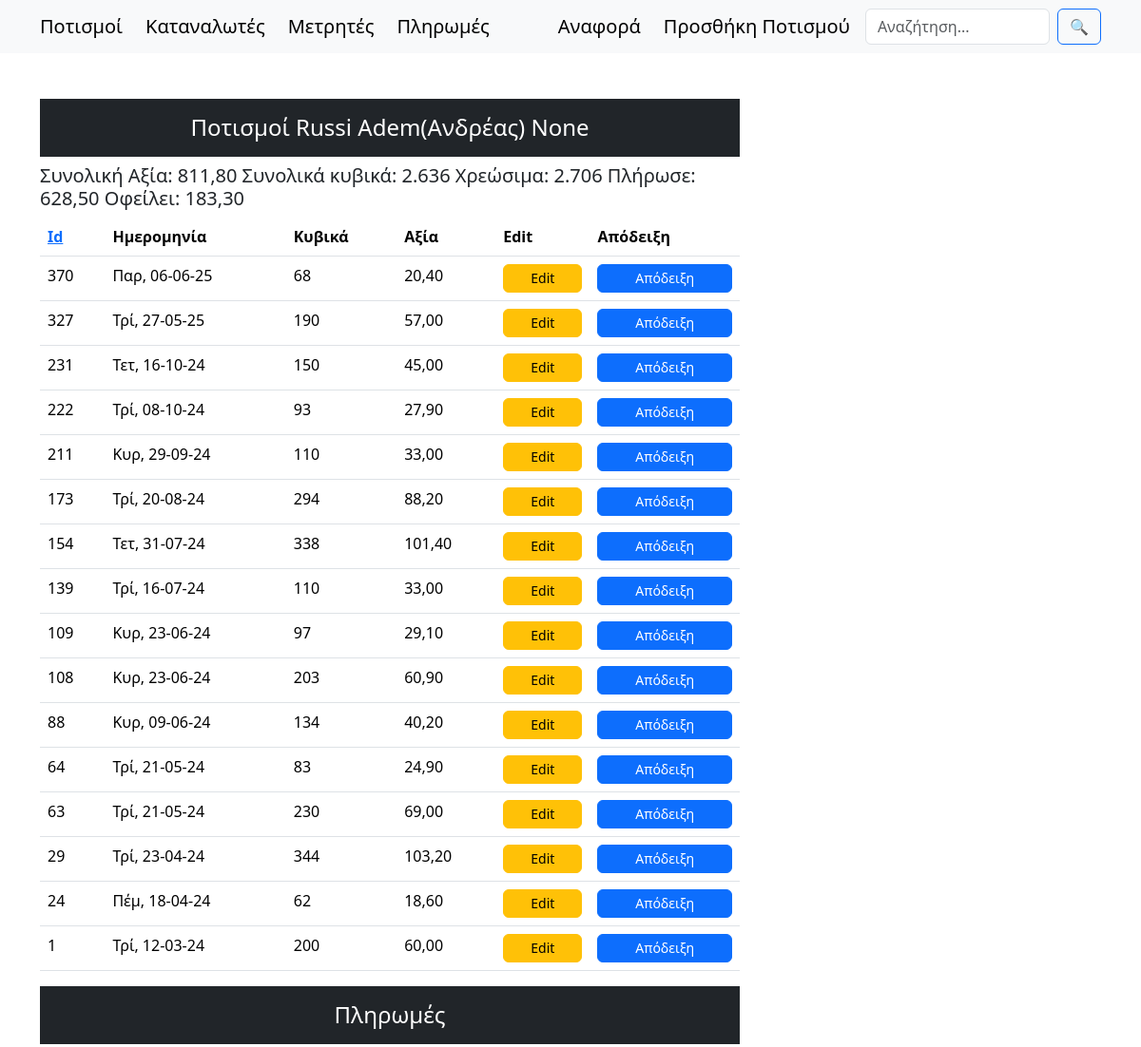
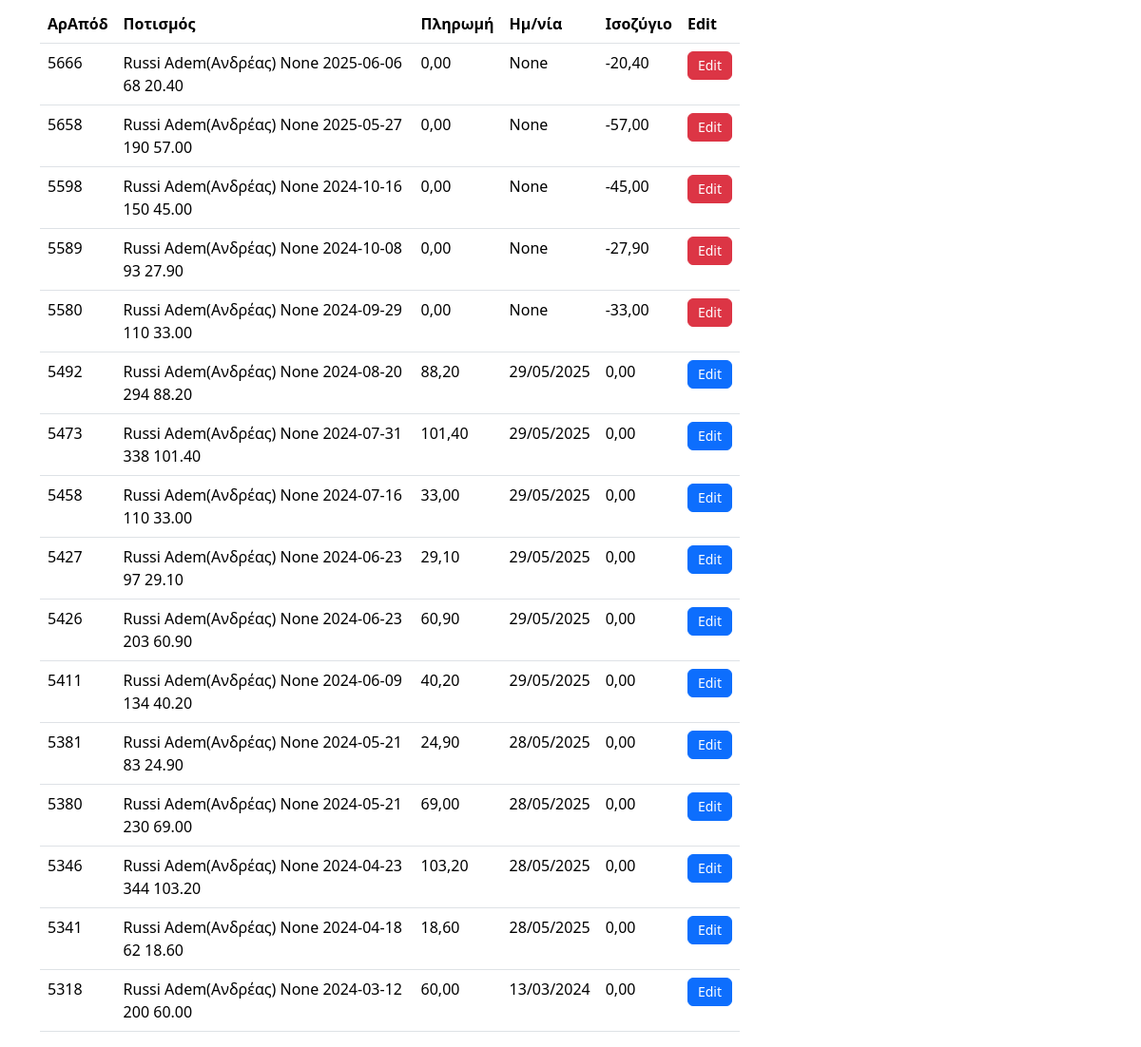
Screenshot of /customerIrrigations/1/ with the database file from the repository (2 pictures, top to bottom).
### synet/models.py (models this page shows, shortened)
class Persons(models.Model):
    surname = models.CharField(max_length=100)
    name = models.CharField(max_length=100, null=True, blank=True)
    fathersName = models.CharField(max_length=100, null=True, blank=True)
    afm = models.CharField(max_length=9, null=True, blank=True, unique=True)
    phone = models.CharField(max_length=10, null=True, blank=True)
    member = models.BooleanField(default=True)  # Είναι μέλος του συνεταιρισμού
    payAsMember = models.BooleanField(default=True)  # Πληρώνει σαν μέλος του συνεταιρισμού
    isActive = models.BooleanField(default=False)  # Είναι ενεργός στον πολιτισμό
    aa = models.IntegerField(null=True, blank=True, unique=True)  # Αύξων αριθμός απόφασης ΔΣ 7/10/2000
    placeOfResidence = models.CharField(max_length=20, null=True, blank=True) # Τόπος διαμονής
    notes = models.CharField(max_length=100, null=True, blank=True)
    class Meta:
        unique_together = ('surname', 'name', 'fathersName')
        ordering = ['surname', 'name', 'fathersName']
    def __str__(self):
        return f"{self.surname} {self.name} {self.fathersName}".strip()  # Αφαιρεί επιπλέον κενά
    @classmethod
    def customers(cls):
        return cls.objects.filter(isActive=True)

class WaterCons(models.Model):
    serialNumber = models.IntegerField(null=True, blank=True)
    date = models.DateField()
    counter = models.ForeignKey(Counters, on_delete=models.SET_NULL, null=True)
    customer = models.ForeignKey(Persons, on_delete=models.SET_NULL, null=True)
    finalIndication = models.IntegerField()
    initialIndication = models.IntegerField()
    intermediateIndication = models.IntegerField(null=True, blank=True)
    cubicMeters = models.IntegerField(null=True, blank=True)
    billableCubicMeters = models.IntegerField(null=True, blank=True)
    hydronomistsCubicMeters = models.DecimalField(max_digits=10, decimal_places=2, null=True, blank=True)
    costPerMeter = models.DecimalField(max_digits=10, decimal_places=2, null=True, blank=True, default=0.30)
    cost = models.DecimalField(max_digits=10, decimal_places=2, null=True, blank=True)
    hydronomistsRight = models.DecimalField(max_digits=10, decimal_places=2, null=True, blank=True)
    viberMsg = models.CharField(max_length=200, null=True, blank=True)
    notes = models.TextField( null=True,blank=True)
    field = models.ForeignKey(Fields, on_delete=models.SET_NULL, null=True, blank=True)
    receipt = models.ForeignKey("Paids", on_delete=models.SET_NULL, null=True, blank=True, related_name="watercons_receipts") # idΑπόδειξης (paids_id)
    def __str__(self):
        return f"{self.customer} {self.date} {self.billableCubicMeters} {self.cost}".strip()  # Αφαιρεί επιπλέον κενά

class Paids(models.Model):
    irrigation = models.ForeignKey(WaterCons, on_delete=models.SET_NULL, null=True, blank=True, related_name="paid_irrigations")
    customer = models.ForeignKey(Persons, on_delete=models.SET_NULL, null=True)
    cost = models.DecimalField(max_digits=10, decimal_places=2, null=True, blank=True)
    receiptNumber = models.IntegerField(null=True, blank=True, unique=True)
    paid = models.DecimalField(max_digits=10, decimal_places=2, null=True, blank=True)
    paymentDate = models.DateField(null=True, blank=True)
    receiver = models.ForeignKey(Receivers, on_delete=models.SET_NULL, null=True, blank=True)
    balance = models.DecimalField(max_digits=10, decimal_places=2, null=True, blank=True)

### synet/views.py (the view)
# urls.py: path('customerIrrigations/<int:customer_id>/', views.customerIrrigations, name="customerIrrigations"),
def customerIrrigations(request, customer_id):
    sort_by = request.GET.get('sort', '-id')
    order = request.GET.get('order', 'asc')
    if order == 'desc':
        sort_by = f'-{sort_by}'  # Προσθέτει "-" για φθίνουσα ταξινόμηση
    data = WaterCons.objects.all().filter(customer_id=customer_id).order_by(sort_by)
    customerPaids = Paids.objects.all().filter(customer=customer_id).order_by(sort_by)
    customer = Persons.customers().filter(id=customer_id).first()
    total_cost = WaterCons.objects.filter(customer_id=customer_id).aggregate(Sum('cost'))['cost__sum']
    total_cubic = WaterCons.objects.filter(customer_id=customer_id).aggregate(Sum('cubicMeters'))['cubicMeters__sum']
    total_billable = WaterCons.objects.filter(customer_id=customer_id).aggregate(Sum('billableCubicMeters'))['billableCubicMeters__sum']
    total_paid = Paids.objects.filter(customer=customer_id).aggregate(Sum('paid'))['paid__sum']
    debt = total_cost - total_paid
    context = {
        'data': data,
        'order': 'asc' if order == 'desc' else 'desc',
        'customer': customer,
        'total_cost': total_cost,
        'total_cubic': total_cubic,
        'total_billable': total_billable,
        'customerPaids': customerPaids,
        'total_paid': total_paid,
        'debt': debt,
        }
    return render(request, 'customerIrrigations.html', context)

### templates/customerIrrigations.html (shortened to what this page needs)
{% extends "main.html" %}
{% load humanize %}
{% block content %}
<div class="container mt-5">
    <div class="row">
        <div class="col-md-8">
          <h4 class="text-center text-white bg-dark p-3 sticky-top">Ποτισμοί {{customer}}</h4>
          <h5>
            Συνολική Αξία: {{ total_cost|floatformat:2|intcomma }}
            Συνολικά κυβικά: {{total_cubic|intcomma}}
            Χρεώσιμα: {{total_billable|intcomma}}
            Πλήρωσε: {{ total_paid|floatformat:2|intcomma }}
            Οφείλει: {{ debt|floatformat:2|intcomma }}
          </h5>
          <table class="table">
              <thead>
                 <tr>
                    <th scope="col"><a href="?sort=id&order={{ order }}">Id</a></th>
                    <th scope="col">Ημερομηνία</th>
                    <th scope="col">Κυβικά</th>
                    <th scope="col">Αξία</th>
                    <th scope="col">Edit</th>
                    <th scope="col">Απόδειξη</th>
                  </tr>
                </thead>
                <tbody>
                    {% for d in data %}
                  <tr>
                    <td scope="row">{{d.id}}</td>
                    <td>{{ d.date|date:"D, d-m-y" }}</td>
                    <td>{{d.billableCubicMeters}}</td>
                    <td>{{d.cost}}</td>
                    <td><a type="button" href="/update-irrigation/{{d.id}}" class="btn btn-warning">Edit</a></td>
                    {% if d.receipt %}
                      <td><a href="{% url 'paids_update' d.receipt.id %}" class="btn btn-primary">Απόδειξη</a></td>
                    {% else %}
                      <td><a href="{% url 'create_payment' d.id %}" class="btn btn-success">Δημιουργία</a></td>
                    {% endif %}
                  </tr>
                  {% endfor %}
                </tbody>
              </table>
            <h4 class="text-center text-white bg-dark p-3">Πληρωμές</h4>
            <table class="table">
                <thead>
                  <tr>
                    <th scope="col">ΑρΑπόδ</th>
                    <th scope="col">Ποτισμός</th>
                    <th scope="col">Πληρωμή</th>
                    <th scope="col">Ημ/νία</th>
                    <th scope="col">Ισοζύγιο</th>
                    <th scope="col">Edit</th>
                  </tr>
                </thead>
                <tbody>
                  {% for d in customerPaids %}
                    <tr>
                      <td>{{d.receiptNumber}}</td>
                      <td>{{d.irrigation}}</td>
                      <td>{{d.paid}}</td>
                      <td>{{d.paymentDate}}</td>
                      <td>{{d.balance}}</td>
                      {% if d.balance == 0 %}
                        <td><a type="button" href="/paids/update/{{d.id}}" class="btn btn-primary">Edit</a></td>
                      {% elif d.balance > 0 %}
                        <td><a type="button" href="/paids/update/{{d.id}}" class="btn btn-success">Edit</a></td>
                      {% elif d.balance < 0 %}
                        <td><a type="button" href="/paids/update/{{d.id}}" class="btn btn-danger">Edit</a></td>
                      {% else %}
                        <td><a type="button" href="/paids/update/{{d.id}}" class="btn btn-warning">Edit</a></td>
                      {% endif %}
                    </tr>
                  {% endfor %}
                </tbody>
              </table>
        </div>
    </div>
</div>
{% endblock content %}

### templates/customerIrrigations.html (style rules this page uses)
td a.btn { display: flex; align-items: center; justify-content: center; height: 30px; padding: 5px 10px; font-size: 14px; }

### rows the page displays
Persons: surname+name+fathersName "Russi Adem(Ανδρέας) None"
WaterCons: id "370", date "Παρ, 06-06-25", billableCubicMeters "68", cost "20,40", shows "Απόδειξη"
WaterCons: id "327", date "Τρί, 27-05-25", billableCubicMeters "190", cost "57,00", shows "Απόδειξη"
WaterCons: id "231", date "Τετ, 16-10-24", billableCubicMeters "150", cost "45,00", shows "Απόδειξη"
WaterCons: id "222", date "Τρί, 08-10-24", billableCubicMeters "93", cost "27,90", shows "Απόδειξη"
WaterCons: id "211", date "Κυρ, 29-09-24", billableCubicMeters "110", cost "33,00", shows "Απόδειξη"
WaterCons: id "173", date "Τρί, 20-08-24", billableCubicMeters "294", cost "88,20", shows "Απόδειξη"
WaterCons: id "154", date "Τετ, 31-07-24", billableCubicMeters "338", cost "101,40", shows "Απόδειξη"
WaterCons: id "139", date "Τρί, 16-07-24", billableCubicMeters "110", cost "33,00", shows "Απόδειξη"
WaterCons: id "109", date "Κυρ, 23-06-24", billableCubicMeters "97", cost "29,10", shows "Απόδειξη"
WaterCons: id "108", date "Κυρ, 23-06-24", billableCubicMeters "203", cost "60,90", shows "Απόδειξη"
WaterCons: id "88", date "Κυρ, 09-06-24", billableCubicMeters "134", cost "40,20", shows "Απόδειξη"
WaterCons: id "64", date "Τρί, 21-05-24", billableCubicMeters "83", cost "24,90", shows "Απόδειξη"
WaterCons: id "63", date "Τρί, 21-05-24", billableCubicMeters "230", cost "69,00", shows "Απόδειξη"
WaterCons: id "29", date "Τρί, 23-04-24", billableCubicMeters "344", cost "103,20", shows "Απόδειξη"
WaterCons: id "24", date "Πέμ, 18-04-24", billableCubicMeters "62", cost "18,60", shows "Απόδειξη"
WaterCons: id "1", date "Τρί, 12-03-24", billableCubicMeters "200", cost "60,00", shows "Απόδειξη"
Paids: receiptNumber "5666", irrigation "Russi Adem(Ανδρέας) None 2025-06-06 68 20.40", paid "0,00", paymentDate "None", balance "-20,40"
Paids: receiptNumber "5658", irrigation "Russi Adem(Ανδρέας) None 2025-05-27 190 57.00", paid "0,00", paymentDate "None", balance "-57,00"
Paids: receiptNumber "5598", irrigation "Russi Adem(Ανδρέας) None 2024-10-16 150 45.00", paid "0,00", paymentDate "None", balance "-45,00"
Paids: receiptNumber "5589", irrigation "Russi Adem(Ανδρέας) None 2024-10-08 93 27.90", paid "0,00", paymentDate "None", balance "-27,90"
Paids: receiptNumber "5580", irrigation "Russi Adem(Ανδρέας) None 2024-09-29 110 33.00", paid "0,00", paymentDate "None", balance "-33,00"
Paids: receiptNumber "5492", irrigation "Russi Adem(Ανδρέας) None 2024-08-20 294 88.20", paid "88,20", paymentDate "29/05/2025", balance "0,00"
Paids: receiptNumber "5473", irrigation "Russi Adem(Ανδρέας) None 2024-07-31 338 101.40", paid "101,40", paymentDate "29/05/2025", balance "0,00"
Paids: receiptNumber "5458", irrigation "Russi Adem(Ανδρέας) None 2024-07-16 110 33.00", paid "33,00", paymentDate "29/05/2025", balance "0,00"
Paids: receiptNumber "5427", irrigation "Russi Adem(Ανδρέας) None 2024-06-23 97 29.10", paid "29,10", paymentDate "29/05/2025", balance "0,00"
Paids: receiptNumber "5426", irrigation "Russi Adem(Ανδρέας) None 2024-06-23 203 60.90", paid "60,90", paymentDate "29/05/2025", balance "0,00"
Paids: receiptNumber "5411", irrigation "Russi Adem(Ανδρέας) None 2024-06-09 134 40.20", paid "40,20", paymentDate "29/05/2025", balance "0,00"
Paids: receiptNumber "5381", irrigation "Russi Adem(Ανδρέας) None 2024-05-21 83 24.90", paid "24,90", paymentDate "28/05/2025", balance "0,00"
Paids: receiptNumber "5380", irrigation "Russi Adem(Ανδρέας) None 2024-05-21 230 69.00", paid "69,00", paymentDate "28/05/2025", balance "0,00"
Paids: receiptNumber "5346", irrigation "Russi Adem(Ανδρέας) None 2024-04-23 344 103.20", paid "103,20", paymentDate "28/05/2025", balance "0,00"
Paids: receiptNumber "5341", irrigation "Russi Adem(Ανδρέας) None 2024-04-18 62 18.60", paid "18,60", paymentDate "28/05/2025", balance "0,00"
Paids: receiptNumber "5318", irrigation "Russi Adem(Ανδρέας) None 2024-03-12 200 60.00", paid "60,00", paymentDate "13/03/2024", balance "0,00"

### other values shown
{{ total_cost|floatformat:2|intcomma }} "811,80"
{{ total_cubic|intcomma }} "2.636"
{{ total_billable|intcomma }} "2.706"
{{ total_paid|floatformat:2|intcomma }} "628,50"
{{ debt|floatformat:2|intcomma }} "183,30"
